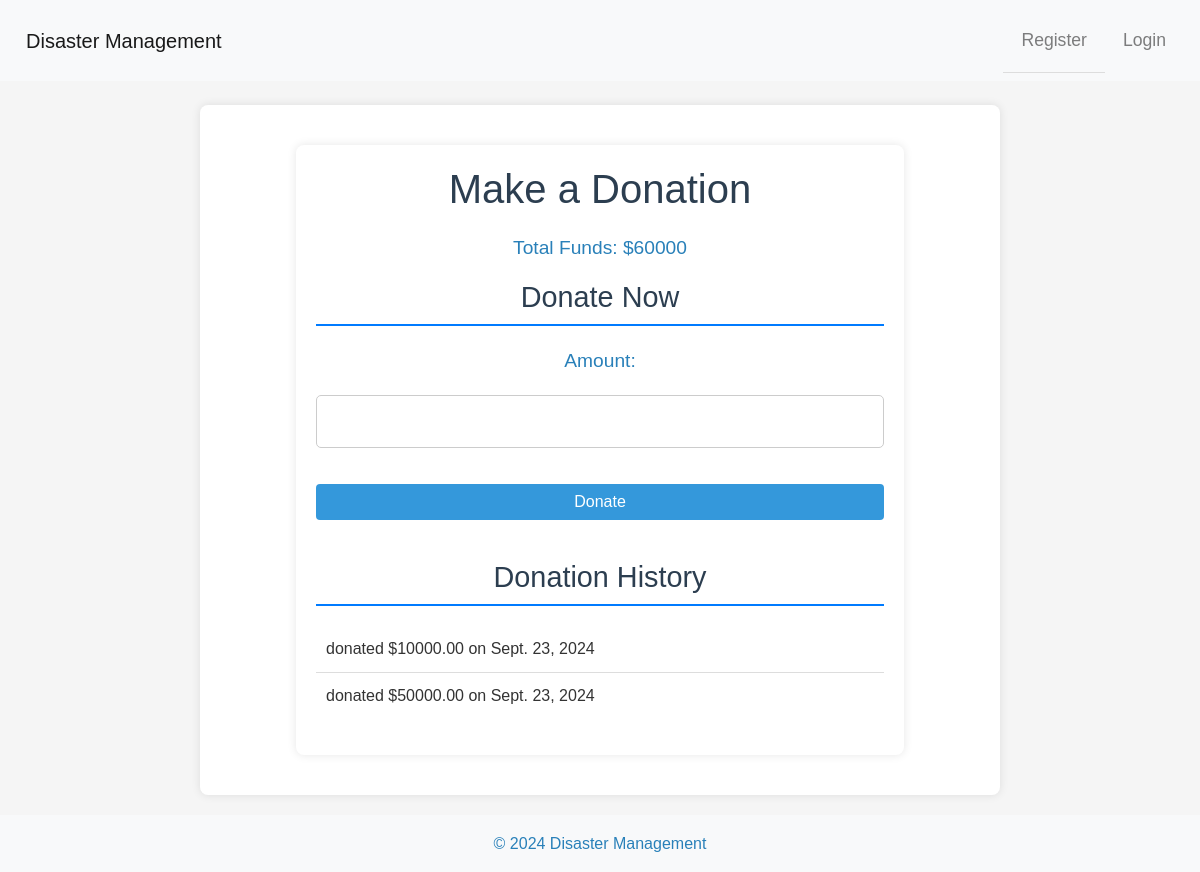
/donation/, run on the app's committed database.
### app/models.py (models this page shows, shortened)
class Donation(models.Model):
    donor_name = models.CharField(max_length=100)
    amount = models.DecimalField(max_digits=10, decimal_places=2)
    date = models.DateField(auto_now_add=True)

### app/views.py (the view)
# urls.py: path('donation/', views.donation, name = 'donation'),
def donation(request):
    total_funds = Donation.objects.aggregate(Sum('amount'))['amount__sum'] or 0
    donations = Donation.objects.all().order_by('-date')
    form = DonationForm()
    if request.method == 'POST':
        form = DonationForm(request.POST)
        if form.is_valid():
            donation = form.save(commit=False)
            if request.user.is_authenticated():
                donation.user = request.user
            donation.save()
            return redirect('donation')
    else:
        form = DonationForm()
    context = {
        'total_funds' : total_funds,
        'donations': donations,
        'form' : form
    }
    return render(request, 'donation.html', context)

### app/forms.py
class DonationForm(forms.ModelForm):
    class Meta:
        model = Donation
        fields = ['amount']

### templates/donation.html (shortened to what this page needs)
{% extends "base.html" %}
{% load static %}
{% block extra_css %}
    <link rel="stylesheet" href="{% static 'donation.css' %}">
{% endblock %}
{% block content %}
<div class="container">
    <h1>Make a Donation</h1>
    <p>Total Funds: ${{ total_funds }}</p>
    <h2>Donate Now</h2>
    <form method="POST">
        {{ form.as_p }}
        <button type="submit" class="btn btn-primary">Donate</button>
    </form>
    <h2>Donation History</h2>
    <ul>
        {% for donation in donations %}
            <li>{{ donation.user.username }} donated ${{ donation.amount }} on {{ donation.date }}</li>
        {% empty %}
            <li>No donations yet.</li>
        {% endfor %}
    </ul>
</div>
{% endblock %}

### static/styles.css (style rules this page uses)
body { margin: 0; font-family: Arial, sans-serif; background-color: #f4f4f4; color: #333; line-height: 1.6; }
.container { width: 80%; margin: 0 auto; }
h2 { font-size: 1.8rem; color: #333; border-bottom: 2px solid #007bff; padding-bottom: 10px; margin-bottom: 20px; }
button { background-color: #007bff; color: white; padding: 10px 20px; border: none; cursor: pointer; font-size: 1rem; border-radius: 5px; transition: background-color 0.3s ease; }

### static/donation.css (style rules this page uses)
body { font-family: 'Arial', sans-serif; background-color: #f5f5f5; margin: 0; padding: 0; color: #333; }
.container { max-width: 800px; margin: 20px auto; padding: 20px; background-color: white; border-radius: 8px; box-shadow: 0 0 10px rgba(0, 0, 0, 0.1); }
h1, h2 { color: #2c3e50; margin-bottom: 20px; text-align: center; }
p { font-size: 1.2em; color: #2980b9; text-align: center; }
form { margin-bottom: 30px; }
form input, form button { width: 100%; padding: 10px; margin: 10px 0; border-radius: 5px; border: 1px solid #ccc; font-size: 1em; }
button.btn-primary { background-color: #3498db; color: white; border: none; cursor: pointer; }
ul { list-style-type: none; padding: 0; }
ul li { padding: 10px; border-bottom: 1px solid #ddd; }
ul li:last-child { border-bottom: none; }

### data on the page
Donation: amount "10000.00", date "Sept. 23, 2024"
Donation: amount "50000.00", date "Sept. 23, 2024"

### other printed values
{{ total_funds }} "60000"
